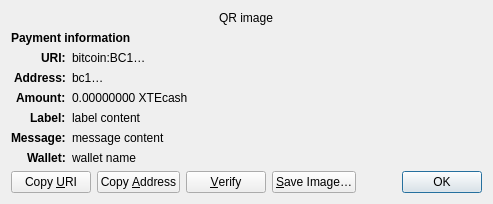
<?xml version="1.0" encoding="UTF-8"?>
<ui version="4.0">
 <class>ReceiveRequestDialog</class>
 <widget class="QDialog" name="ReceiveRequestDialog">
  <property name="geometry">
   <rect>
    <x>0</x>
    <y>0</y>
    <width>413</width>
    <height>229</height>
   </rect>
  </property>
  <property name="windowTitle">
   <string>Request payment to …</string>
  </property>
  <layout class="QGridLayout" name="gridLayout" columnstretch="0,1">
   <property name="sizeConstraint">
    <enum>QLayout::SetFixedSize</enum>
   </property>
   <item row="0" column="0" colspan="2" alignment="Qt::AlignHCenter">
    <widget class="QRImageWidget" name="qr_code">
     <property name="text">
      <string notr="true">QR image</string>
     </property>
     <property name="textInteractionFlags">
      <set>Qt::NoTextInteraction</set>
     </property>
    </widget>
   </item>
   <item row="1" column="0" colspan="2">
    <widget class="QLabel" name="payment_header">
     <property name="font">
      <font>
       <weight>75</weight>
       <bold>true</bold>
      </font>
     </property>
     <property name="text">
      <string>Payment information</string>
     </property>
     <property name="textInteractionFlags">
      <set>Qt::NoTextInteraction</set>
     </property>
    </widget>
   </item>
   <item row="2" column="0" alignment="Qt::AlignRight|Qt::AlignTop">
    <widget class="QLabel" name="uri_tag">
     <property name="font">
      <font>
       <weight>75</weight>
       <bold>true</bold>
      </font>
     </property>
     <property name="text">
      <string notr="true">URI:</string>
     </property>
     <property name="textFormat">
      <enum>Qt::PlainText</enum>
     </property>
     <property name="textInteractionFlags">
      <set>Qt::NoTextInteraction</set>
     </property>
    </widget>
   </item>
   <item row="2" column="1" alignment="Qt::AlignTop">
    <widget class="QLabel" name="uri_content">
     <property name="text">
      <string notr="true">bitcoin:BC1…</string>
     </property>
     <property name="textFormat">
      <enum>Qt::RichText</enum>
     </property>
     <property name="wordWrap">
      <bool>true</bool>
     </property>
     <property name="textInteractionFlags">
      <set>Qt::TextSelectableByMouse</set>
     </property>
    </widget>
   </item>
   <item row="3" column="0" alignment="Qt::AlignRight|Qt::AlignTop">
    <widget class="QLabel" name="address_tag">
     <property name="font">
      <font>
       <weight>75</weight>
       <bold>true</bold>
      </font>
     </property>
     <property name="text">
      <string>Address:</string>
     </property>
     <property name="textInteractionFlags">
      <set>Qt::NoTextInteraction</set>
     </property>
    </widget>
   </item>
   <item row="3" column="1" alignment="Qt::AlignTop">
    <widget class="QLabel" name="address_content">
     <property name="text">
      <string notr="true">bc1…</string>
     </property>
     <property name="textFormat">
      <enum>Qt::PlainText</enum>
     </property>
     <property name="textInteractionFlags">
      <set>Qt::TextSelectableByMouse</set>
     </property>
    </widget>
   </item>
   <item row="4" column="0" alignment="Qt::AlignRight|Qt::AlignTop">
    <widget class="QLabel" name="amount_tag">
     <property name="font">
      <font>
       <weight>75</weight>
       <bold>true</bold>
      </font>
     </property>
     <property name="text">
      <string>Amount:</string>
     </property>
     <property name="textInteractionFlags">
      <set>Qt::NoTextInteraction</set>
     </property>
    </widget>
   </item>
   <item row="4" column="1" alignment="Qt::AlignTop">
    <widget class="QLabel" name="amount_content">
     <property name="text">
      <string notr="true">0.00000000 XTEcash</string>
     </property>
     <property name="textFormat">
      <enum>Qt::PlainText</enum>
     </property>
     <property name="textInteractionFlags">
      <set>Qt::TextSelectableByMouse</set>
     </property>
    </widget>
   </item>
   <item row="5" column="0" alignment="Qt::AlignRight|Qt::AlignTop">
    <widget class="QLabel" name="label_tag">
     <property name="font">
      <font>
       <weight>75</weight>
       <bold>true</bold>
      </font>
     </property>
     <property name="text">
      <string>Label:</string>
     </property>
     <property name="textInteractionFlags">
      <set>Qt::NoTextInteraction</set>
     </property>
    </widget>
   </item>
   <item row="5" column="1" alignment="Qt::AlignTop">
    <widget class="QLabel" name="label_content">
     <property name="text">
      <string notr="true">label content</string>
     </property>
     <property name="textFormat">
      <enum>Qt::PlainText</enum>
     </property>
     <property name="wordWrap">
      <bool>true</bool>
     </property>
     <property name="textInteractionFlags">
      <set>Qt::TextSelectableByMouse</set>
     </property>
    </widget>
   </item>
   <item row="6" column="0" alignment="Qt::AlignRight|Qt::AlignTop">
    <widget class="QLabel" name="message_tag">
     <property name="font">
      <font>
       <weight>75</weight>
       <bold>true</bold>
      </font>
     </property>
     <property name="text">
      <string>Message:</string>
     </property>
     <property name="textInteractionFlags">
      <set>Qt::NoTextInteraction</set>
     </property>
    </widget>
   </item>
   <item row="6" column="1" alignment="Qt::AlignTop">
    <widget class="QLabel" name="message_content">
     <property name="text">
      <string notr="true">message content</string>
     </property>
     <property name="textFormat">
      <enum>Qt::PlainText</enum>
     </property>
     <property name="wordWrap">
      <bool>true</bool>
     </property>
     <property name="textInteractionFlags">
      <set>Qt::TextSelectableByMouse</set>
     </property>
    </widget>
   </item>
   <item row="7" column="0" alignment="Qt::AlignRight|Qt::AlignTop">
    <widget class="QLabel" name="wallet_tag">
     <property name="font">
      <font>
       <weight>75</weight>
       <bold>true</bold>
      </font>
     </property>
     <property name="text">
      <string>Wallet:</string>
     </property>
     <property name="textInteractionFlags">
      <set>Qt::NoTextInteraction</set>
     </property>
    </widget>
   </item>
   <item row="7" column="1" alignment="Qt::AlignTop">
    <widget class="QLabel" name="wallet_content">
     <property name="text">
      <string notr="true">wallet name</string>
     </property>
     <property name="textFormat">
      <enum>Qt::PlainText</enum>
     </property>
     <property name="wordWrap">
      <bool>true</bool>
     </property>
     <property name="textInteractionFlags">
      <set>Qt::TextSelectableByMouse</set>
     </property>
    </widget>
   </item>
   <item row="8" column="0" colspan="2">
    <layout class="QHBoxLayout" name="horizontalLayout">
     <item>
      <widget class="QPushButton" name="btnCopyURI">
       <property name="text">
        <string>Copy &amp;URI</string>
       </property>
       <property name="autoDefault">
        <bool>false</bool>
       </property>
      </widget>
     </item>
     <item>
      <widget class="QPushButton" name="btnCopyAddress">
       <property name="text">
        <string>Copy &amp;Address</string>
       </property>
       <property name="autoDefault">
        <bool>false</bool>
       </property>
      </widget>
     </item>
     <item>
      <widget class="QPushButton" name="btnVerify">
       <property name="text">
        <string>&amp;Verify</string>
       </property>
       <property name="toolTip">
        <string>Verify this address on e.g. a hardware wallet screen</string>
       </property>
       <property name="autoDefault">
        <bool>false</bool>
       </property>
      </widget>
     </item>
     <item>
      <widget class="QPushButton" name="btnSaveAs">
       <property name="text">
        <string>&amp;Save Image…</string>
       </property>
       <property name="autoDefault">
        <bool>false</bool>
       </property>
      </widget>
     </item>
     <item>
      <spacer name="horizontalSpacer_2">
       <property name="orientation">
        <enum>Qt::Horizontal</enum>
       </property>
       <property name="sizeHint" stdset="0">
        <size>
         <width>40</width>
         <height>20</height>
        </size>
       </property>
      </spacer>
     </item>
     <item>
      <widget class="QDialogButtonBox" name="buttonBox">
       <property name="focusPolicy">
        <enum>Qt::StrongFocus</enum>
       </property>
       <property name="standardButtons">
        <set>QDialogButtonBox::Ok</set>
       </property>
      </widget>
     </item>
    </layout>
   </item>
  </layout>
 </widget>
 <customwidgets>
  <customwidget>
   <class>QRImageWidget</class>
   <extends>QLabel</extends>
   <header>qt/qrimagewidget.h</header>
  </customwidget>
 </customwidgets>
 <tabstops>
  <tabstop>buttonBox</tabstop>
  <tabstop>btnCopyURI</tabstop>
  <tabstop>btnCopyAddress</tabstop>
  <tabstop>btnSaveAs</tabstop>
 </tabstops>
 <resources/>
 <connections>
  <connection>
   <sender>buttonBox</sender>
   <signal>accepted()</signal>
   <receiver>ReceiveRequestDialog</receiver>
   <slot>accept()</slot>
   <hints>
    <hint type="sourcelabel">
     <x>135</x>
     <y>230</y>
    </hint>
    <hint type="destinationlabel">
     <x>135</x>
     <y>126</y>
    </hint>
   </hints>
  </connection>
 </connections>
</ui>
